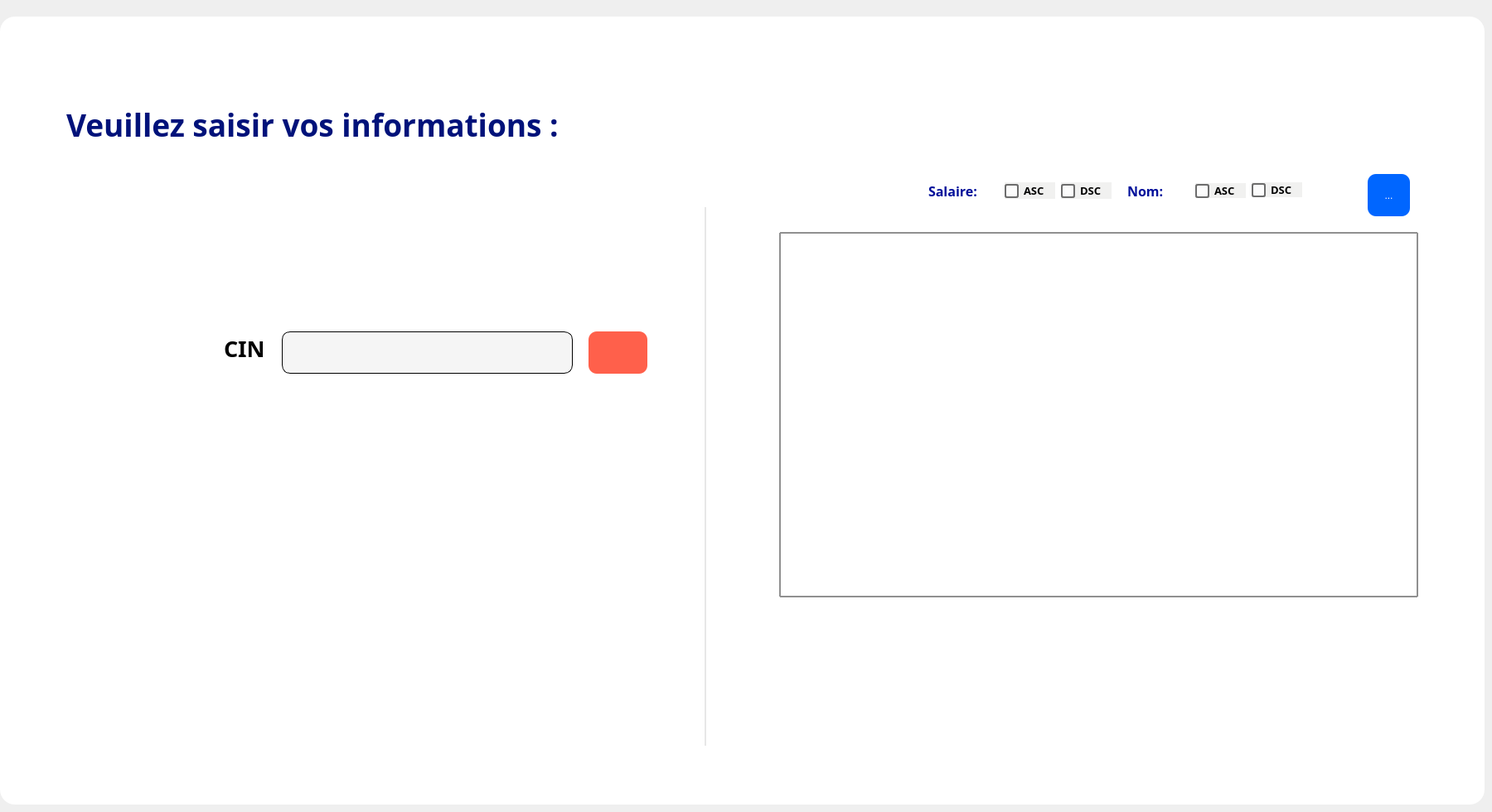
      <widget class="QWidget" name="tab_supprimer">
       <attribute name="icon">
        <iconset resource="D:/volve/untitled22/res.qrc">
         <normaloff>:/icon/icons/icons8-poubelle-64.png</normaloff>:/icon/icons/icons8-poubelle-64.png</iconset>
       </attribute>
       <attribute name="title">
        <string>Supprimer</string>
       </attribute>
       <widget class="QFrame" name="frame_8">
        <property name="geometry">
         <rect>
          <x>0</x>
          <y>20</y>
          <width>1791</width>
          <height>951</height>
         </rect>
        </property>
        <property name="font">
         <font>
          <family>Segoe UI Semibold</family>
          <pointsize>10</pointsize>
          <weight>75</weight>
          <bold>true</bold>
         </font>
        </property>
        <property name="styleSheet">
         <string notr="true">border-radius:18px;
background:white;
</string>
        </property>
        <property name="frameShape">
         <enum>QFrame::StyledPanel</enum>
        </property>
        <property name="frameShadow">
         <enum>QFrame::Raised</enum>
        </property>
        <widget class="Line" name="line_4">
         <property name="geometry">
          <rect>
           <x>850</x>
           <y>230</y>
           <width>2</width>
           <height>650</height>
          </rect>
         </property>
         <property name="font">
          <font>
           <pointsize>2</pointsize>
          </font>
         </property>
         <property name="styleSheet">
          <string notr="true">background:rgb(231, 231, 231);</string>
         </property>
         <property name="orientation">
          <enum>Qt::Vertical</enum>
         </property>
        </widget>
        <widget class="QTableView" name="t_affichage">
         <property name="geometry">
          <rect>
           <x>940</x>
           <y>260</y>
           <width>771</width>
           <height>441</height>
          </rect>
         </property>
         <property name="styleSheet">
          <string notr="true">QTableView{border: 2px solid rgb(144, 144, 144);
border-radius:1px}

QScrollBar:horizontal {
background-color: #e0e0e0;
height: 10px;
border: none;
 margin: 1px;
border-radius:5px;
}
                                   QScrollBar::handle:horizontal {
                                   background-color:rgb(111, 169, 255);
                                   min-width: 14px;
border-radius:10px;
                                   }
                                   QScrollBar::add-line:horizontal {
                                   border: none;
                                   background-color: rgb(42, 92, 255);
                                   width: 0px;
                                  subcontrol-position: right;
                                  subcontrol-origin: margin;
border-radius:10px;
                                   }
                                   QScrollBar::sub-line:horizontal {
                                   border: none;
                                   background-color: rgb(224, 224, 224);
                                   width: 0px;
                                   subcontrol-position: left;
                                   subcontrol-origin: margin;
border-radius:10px;
                                   }
                                   QScrollBar::add-page:horizontal, QScrollBar::sub-page:horizontal {
                                   background-color: none;
border-radius:10px;
                                   }</string>
         </property>
        </widget>
        <widget class="QPushButton" name="pb_supprimer">
         <property name="geometry">
          <rect>
           <x>710</x>
           <y>380</y>
           <width>71</width>
           <height>51</height>
          </rect>
         </property>
         <property name="cursor">
          <cursorShape>PointingHandCursor</cursorShape>
         </property>
         <property name="styleSheet">
          <string notr="true">QPushButton::hover {
     background: rgb(203, 76, 59);
color:white;
border-radius: 10px;
 }

QPushButton {
    background:rgb(255, 96, 75);
   color:white;
    border-radius: 10px;
 }


</string>
         </property>
         <property name="text">
          <string/>
         </property>
         <property name="icon">
          <iconset resource="D:/volve/untitled22/res.qrc">
           <normaloff>:/icon/icons/icons8-delete-trash-24.png</normaloff>:/icon/icons/icons8-delete-trash-24.png</iconset>
         </property>
         <property name="iconSize">
          <size>
           <width>50</width>
           <height>50</height>
          </size>
         </property>
        </widget>
        <widget class="QLabel" name="lab_c">
         <property name="geometry">
          <rect>
           <x>270</x>
           <y>370</y>
           <width>61</width>
           <height>61</height>
          </rect>
         </property>
         <property name="font">
          <font>
           <family>Yu Gothic UI Semibold</family>
           <pointsize>20</pointsize>
           <weight>75</weight>
           <bold>true</bold>
          </font>
         </property>
         <property name="text">
          <string>CIN</string>
         </property>
        </widget>
        <widget class="QLineEdit" name="le_supprimer">
         <property name="geometry">
          <rect>
           <x>340</x>
           <y>380</y>
           <width>351</width>
           <height>51</height>
          </rect>
         </property>
         <property name="styleSheet">
          <string notr="true">border-radius: 10px;
background: #F5F5F5;
border: 1px solid #000000;
padding-bottom:7px;</string>
         </property>
        </widget>
        <widget class="QLabel" name="label_vs_3">
         <property name="geometry">
          <rect>
           <x>80</x>
           <y>90</y>
           <width>711</width>
           <height>81</height>
          </rect>
         </property>
         <property name="font">
          <font>
           <family>Segoe UI Semibold</family>
           <pointsize>28</pointsize>
           <weight>75</weight>
           <bold>true</bold>
          </font>
         </property>
         <property name="styleSheet">
          <string notr="true">
color: rgb(0, 18, 122);</string>
         </property>
         <property name="text">
          <string>Veuillez saisir vos informations :</string>
         </property>
        </widget>
        <widget class="QToolButton" name="tb_refresh">
         <property name="geometry">
          <rect>
           <x>1650</x>
           <y>190</y>
           <width>51</width>
           <height>51</height>
          </rect>
         </property>
         <property name="cursor">
          <cursorShape>PointingHandCursor</cursorShape>
         </property>
         <property name="styleSheet">
          <string notr="true">QToolButton {
background:rgb(0, 102, 255);
color:white;
border-radius: 10px;
}

QToolButton::hover
{
background:rgb(0, 51, 162);
color:white;
border-radius: 10px;

}</string>
         </property>
         <property name="text">
          <string>...</string>
         </property>
         <property name="icon">
          <iconset resource="D:/volve/untitled22/res.qrc">
           <normaloff>:/icon/icons/icons8-refresh-100.png</normaloff>:/icon/icons/icons8-refresh-100.png</iconset>
         </property>
         <property name="iconSize">
          <size>
           <width>30</width>
           <height>30</height>
          </size>
         </property>
        </widget>
        <widget class="QFrame" name="frame_10">
         <property name="geometry">
          <rect>
           <x>1060</x>
           <y>190</y>
           <width>561</width>
           <height>41</height>
          </rect>
         </property>
         <property name="styleSheet">
          <string notr="true">
QFrame{
border-radius:5px;
border: 8px solid rgb(241, 239, 239);
background: rgb(241, 241, 240);

 }
/*
QFrame::hover{
border-radius:5px;
border: 2px solid rgb(195, 195, 195);
background: rgb(195, 195, 195);

 }*</string>
         </property>
         <property name="frameShape">
          <enum>QFrame::StyledPanel</enum>
         </property>
         <property name="frameShadow">
          <enum>QFrame::Raised</enum>
         </property>
         <widget class="QRadioButton" name="rb_salaire_asc">
          <property name="geometry">
           <rect>
            <x>152</x>
            <y>10</y>
            <width>61</width>
            <height>20</height>
           </rect>
          </property>
          <property name="font">
           <font>
            <family>Yu Gothic UI Semibold</family>
            <pointsize>10</pointsize>
            <weight>75</weight>
            <bold>true</bold>
           </font>
          </property>
          <property name="cursor">
           <cursorShape>PointingHandCursor</cursorShape>
          </property>
          <property name="styleSheet">
           <string notr="true">QRadioButton::indicator { width: 13px; height: 13px; }
QRadioButton::indicator::unchecked { border: 2px solid rgb(109, 109, 109); border-radius: 3px; background-color:rgb(252, 252, 252);}
QRadioButton::indicator::checked { border: 2px solid rgb(0, 51, 162); border-radius: 3px; background-color:rgb(0, 51, 162);}
/*QRadioButton::indicator::hover { border: 2px solid rgb(97, 131, 255); border-radius: 3px; background-color:rgb(51, 139, 255);}*/

QRadioButton{
background: rgb(241, 241, 240);
}</string>
          </property>
          <property name="text">
           <string>ASC</string>
          </property>
         </widget>
         <widget class="QRadioButton" name="rb_nom_asc">
          <property name="geometry">
           <rect>
            <x>382</x>
            <y>11</y>
            <width>61</width>
            <height>18</height>
           </rect>
          </property>
          <property name="font">
           <font>
            <family>Yu Gothic UI Semibold</family>
            <pointsize>10</pointsize>
            <weight>75</weight>
            <bold>true</bold>
           </font>
          </property>
          <property name="cursor">
           <cursorShape>PointingHandCursor</cursorShape>
          </property>
          <property name="styleSheet">
           <string notr="true">QRadioButton::indicator { width: 13px; height: 13px; }
QRadioButton::indicator::unchecked { border: 2px solid rgb(109, 109, 109); border-radius: 3px; background-color:rgb(252, 252, 252);}
QRadioButton::indicator::checked { border: 2px solid rgb(0, 51, 162); border-radius: 3px; background-color:rgb(0, 51, 162);}
/*
QRadioButton::indicator::hover { border: 2px solid rgb(97, 131, 255); border-radius: 3px; background-color:rgb(252, 252, 252);}*/

QRadioButton{
background: rgb(241, 241, 240);
}</string>
          </property>
          <property name="text">
           <string>ASC</string>
          </property>
         </widget>
         <widget class="QLabel" name="label_6">
          <property name="geometry">
           <rect>
            <x>-10</x>
            <y>0</y>
            <width>61</width>
            <height>41</height>
           </rect>
          </property>
          <property name="styleSheet">
           <string notr="true">

QLabel{
image: url(:/icon/icons/output-onlinepngtools.png);
 }
QLabel::hover{


image: url(:/icon/icons/output-onlinepngtools.png);

 }</string>
          </property>
          <property name="text">
           <string/>
          </property>
         </widget>
         <widget class="QLabel" name="label_7">
          <property name="geometry">
           <rect>
            <x>300</x>
            <y>0</y>
            <width>71</width>
            <height>41</height>
           </rect>
          </property>
          <property name="font">
           <font>
            <family>Yu Gothic UI Semibold</family>
            <pointsize>12</pointsize>
            <weight>75</weight>
            <bold>true</bold>
           </font>
          </property>
          <property name="styleSheet">
           <string notr="true">color:rgb(0, 15, 154);</string>
          </property>
          <property name="text">
           <string>Nom:</string>
          </property>
         </widget>
         <widget class="QRadioButton" name="rb_nom_dsc">
          <property name="geometry">
           <rect>
            <x>450</x>
            <y>10</y>
            <width>61</width>
            <height>18</height>
           </rect>
          </property>
          <property name="font">
           <font>
            <family>Yu Gothic UI Semibold</family>
            <pointsize>10</pointsize>
            <weight>75</weight>
            <bold>true</bold>
           </font>
          </property>
          <property name="cursor">
           <cursorShape>PointingHandCursor</cursorShape>
          </property>
          <property name="styleSheet">
           <string notr="true">QRadioButton::indicator { width: 13px; height: 13px; }
QRadioButton::indicator::unchecked { border: 2px solid rgb(109, 109, 109); border-radius: 3px; background-color:rgb(252, 252, 252);}
QRadioButton::indicator::checked { border: 2px solid rgb(0, 51, 162); border-radius: 3px; background-color:rgb(0, 51, 162);}
/*
QRadioButton::indicator::hover { border: 2px solid rgb(97, 131, 255); border-radius: 3px; background-color:rgb(252, 252, 252);}*/

QRadioButton{
background: rgb(241, 241, 240);
}</string>
          </property>
          <property name="text">
           <string>DSC</string>
          </property>
         </widget>
         <widget class="QLabel" name="label_10">
          <property name="geometry">
           <rect>
            <x>60</x>
            <y>0</y>
            <width>91</width>
            <height>41</height>
           </rect>
          </property>
          <property name="font">
           <font>
            <family>Yu Gothic UI Semibold</family>
            <pointsize>12</pointsize>
            <weight>75</weight>
            <bold>true</bold>
           </font>
          </property>
          <property name="styleSheet">
           <string notr="true">color:rgb(0, 15, 154);</string>
          </property>
          <property name="text">
           <string>Salaire:</string>
          </property>
         </widget>
         <widget class="QRadioButton" name="rb_salaire_dsc">
          <property name="geometry">
           <rect>
            <x>220</x>
            <y>10</y>
            <width>61</width>
            <height>20</height>
           </rect>
          </property>
          <property name="font">
           <font>
            <family>Yu Gothic UI Semibold</family>
            <pointsize>10</pointsize>
            <weight>75</weight>
            <bold>true</bold>
           </font>
          </property>
          <property name="cursor">
           <cursorShape>PointingHandCursor</cursorShape>
          </property>
          <property name="styleSheet">
           <string notr="true">QRadioButton::indicator { width: 13px; height: 13px; }
QRadioButton::indicator::unchecked { border: 2px solid rgb(109, 109, 109); border-radius: 3px; background-color:rgb(252, 252, 252);}
QRadioButton::indicator::checked { border: 2px solid rgb(0, 51, 162); border-radius: 3px; background-color:rgb(0, 51, 162);}
/*QRadioButton::indicator::hover { border: 2px solid rgb(97, 131, 255); border-radius: 3px; background-color:rgb(252, 252, 252);}*/

QRadioButton{
background: rgb(241, 241, 240);
}</string>
          </property>
          <property name="text">
           <string>DSC</string>
          </property>
         </widget>
        </widget>
        <widget class="QLabel" name="lab_error">
         <property name="geometry">
          <rect>
           <x>340</x>
           <y>470</y>
           <width>411</width>
           <height>61</height>
          </rect>
         </property>
         <property name="font">
          <font>
           <family>Yu Gothic UI Semibold</family>
           <pointsize>14</pointsize>
           <weight>75</weight>
           <bold>true</bold>
          </font>
         </property>
         <property name="styleSheet">
          <string notr="true">background:none</string>
         </property>
         <property name="text">
          <string/>
         </property>
        </widget>
        <widget class="QFrame" name="fr_supprimer">
         <property name="geometry">
          <rect>
           <x>340</x>
           <y>460</y>
           <width>431</width>
           <height>91</height>
          </rect>
         </property>
         <property name="font">
          <font>
           <family>Yu Gothic UI Semibold</family>
           <pointsize>12</pointsize>
           <weight>75</weight>
           <bold>true</bold>
          </font>
         </property>
         <property name="styleSheet">
          <string notr="true">color:black</string>
         </property>
         <property name="frameShape">
          <enum>QFrame::StyledPanel</enum>
         </property>
         <property name="frameShadow">
          <enum>QFrame::Raised</enum>
         </property>
        </widget>
        <zorder>fr_supprimer</zorder>
        <zorder>line_4</zorder>
        <zorder>t_affichage</zorder>
        <zorder>pb_supprimer</zorder>
        <zorder>lab_c</zorder>
        <zorder>le_supprimer</zorder>
        <zorder>label_vs_3</zorder>
        <zorder>tb_refresh</zorder>
        <zorder>frame_10</zorder>
        <zorder>lab_error</zorder>
       </widget>
      </widget>
